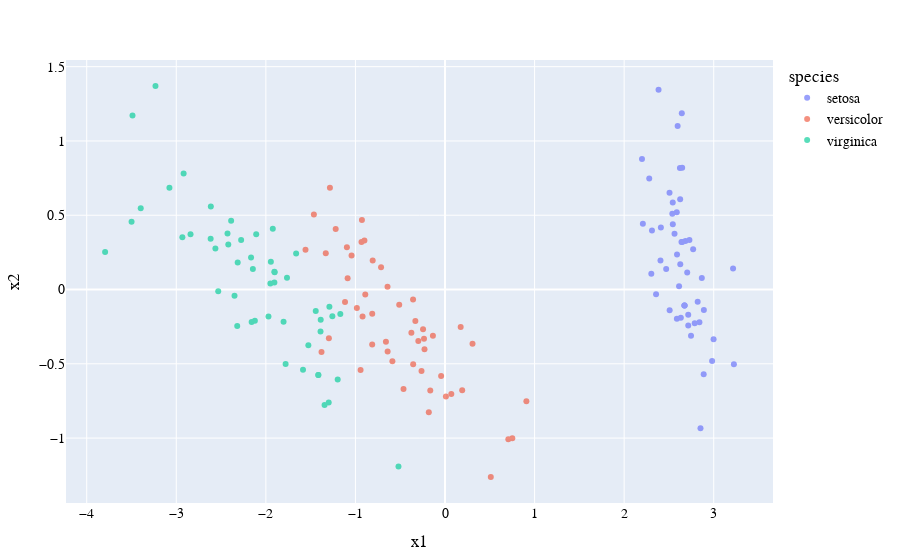

Notebook source saved alongside this figure:
### Markdown cell above
# 2D PCA Scatter Plot
Here, we use the `maxoutdim` to limit the max number of projected dimensions.
The data visualized is the iris dataset.

### Code cell
using PlotlyJS, MLJ
using DataFrames: DataFrame, insertcols!

PCA = @load PCA pkg="MultivariateStats" verbosity=0

function display_iris_2D_pca()
    df = DataFrame(dataset("iris"))
    axes = [:petal_length, :petal_width, :sepal_length, :sepal_width]
    X, = unpack(df, ∈(axes))
    coerce!(X, Any => Continuous)
    
    mach = machine(PCA(pratio=0.999,maxoutdim=2), X)
    fit!(mach)
    
    Xpca = transform(mach, X)
    insertcols!(Xpca, :species=>df[!,:species])
    
    axes_pca = Symbol.(filter!(∋('x'), names(Xpca)))
    
    layout = Layout(font=attr(family="Courier New", size=14, color="Black"))
    Plot(Xpca, layout; x=:x1, y=:x2, mode="markers", color=:species, kind="scatter", opacity=0.65)
end

display_iris_2D_pca()

### Figure 1 — Plotly figure (JSON) as saved in the notebook; plotly's stock layout.template omitted (floating-point values rounded to 4 significant figures)
{"data": [{"legendgroup": "setosa", "marker": {"color": "#636efa"}, "mode": "markers", "name": "setosa", "opacity": 0.65, "showlegend": true, "type": "scatter", "x": [2.684, 2.715, 2.89, 2.746, 2.729, 2.28, 2.821, 2.626, 2.888, 2.674, 2.507, 2.613, 2.787, 3.225, 2.644, 2.384, 2.623, 2.648, 2.199, 2.587, 2.311, 2.543, 3.216, 2.303, 2.356, 2.508, 2.469, 2.562, 2.64, 2.633, 2.588, 2.41, 2.648, 2.597, 2.674, 2.867, 2.625, 2.674, 2.982, 2.59, 2.77, 2.852, 2.998, 2.406, 2.209, 2.716, 2.538, 2.84, 2.543, 2.704], "xaxis": "x", "y": [0.3266, -0.1696, -0.1373, -0.3111, 0.3339, 0.7478, -0.0821, 0.1704, -0.5708, -0.1067, 0.6519, 0.02152, -0.2277, -0.5033, 1.186, 1.345, 0.8181, 0.3191, 0.8792, 0.5205, 0.3979, 0.44, 0.1416, 0.1055, -0.03121, -0.1391, 0.1379, 0.3747, 0.3193, -0.1901, -0.1974, 0.4181, 0.82, 1.1, -0.1067, 0.07719, 0.6068, -0.1067, -0.4803, 0.2361, 0.2711, -0.9329, -0.3343, 0.1959, 0.4427, -0.2427, 0.5104, -0.2206, 0.5863, 0.115], "yaxis": "y"}, {"legendgroup": "versicolor", "marker": {"color": "#EF553B"}, "mode": "markers", "name": "versicolor", "opacity": 0.65, "showlegend": true, "type": "scatter", "x": [-1.285, -0.9324, -1.464, -0.181, -1.087, -0.6404, -1.095, 0.7515, -1.043, 0.01019, 0.5111, -0.5111, -0.2623, -0.984, 0.1749, -0.9276, -0.6596, -0.2345, -0.9424, -0.04325, -1.116, -0.3568, -1.296, -0.9205, -0.714, -0.8996, -1.331, -1.557, -0.8125, 0.3073, 0.07034, 0.1919, -0.135, -1.379, -0.5873, -0.8072, -1.22, -0.8129, -0.2452, -0.1645, -0.463, -0.8902, -0.2289, 0.7071, -0.3555, -0.3311, -0.3752, -0.6417, 0.9085, -0.2978], "xaxis": "x", "y": [0.6854, 0.3192, 0.5042, -0.8256, 0.07539, -0.4173, 0.2839, -1.001, 0.229, -0.7206, -1.262, -0.1023, -0.5479, -0.1244, -0.2518, 0.4682, -0.352, -0.3319, -0.5418, -0.5815, -0.08421, -0.06682, -0.3276, -0.1824, 0.1504, 0.3296, 0.2447, 0.2674, -0.1623, -0.3651, -0.7025, -0.6775, -0.3117, -0.4212, -0.4833, 0.1951, 0.408, -0.3707, -0.2667, -0.6797, -0.6695, -0.03381, -0.4023, -1.008, -0.5032, -0.2112, -0.2916, 0.01907, -0.7516, -0.347], "yaxis": "y"}, {"legendgroup": "virginica", "marker": {"color": "#00cc96"}, "mode": "markers", "name": "virginica", "opacity": 0.65, "showlegend": true, "type": "scatter", "x": [-2.532, -1.414, -2.616, -1.971, -2.35, -3.397, -0.5194, -2.932, -2.32, -2.918, -1.662, -1.802, -2.165, -1.345, -1.585, -1.905, -1.949, -3.489, -3.795, -1.298, -2.428, -1.198, -3.499, -1.388, -2.276, -2.614, -1.258, -1.291, -2.123, -2.388, -2.841, -3.232, -2.159, -1.443, -1.78, -3.077, -2.145, -1.905, -1.169, -2.108, -2.314, -1.922, -1.414, -2.563, -2.419, -1.944, -1.526, -1.764, -1.902, -1.39], "xaxis": "x", "y": [-0.01184, -0.5749, 0.3419, -0.1811, -0.04188, 0.5472, -1.191, 0.3524, -0.2455, 0.7804, 0.242, -0.2162, 0.2153, -0.7764, -0.5393, 0.1188, 0.04073, 1.172, 0.2533, -0.761, 0.3768, -0.6056, 0.4568, -0.204, 0.3334, 0.5584, -0.1791, -0.1164, -0.2109, 0.4625, 0.3727, 1.371, -0.2183, -0.1438, -0.5015, 0.6858, 0.1389, 0.04805, -0.1645, 0.3715, 0.1826, 0.4093, -0.5749, 0.276, 0.3035, 0.1874, -0.375, 0.07852, 0.1159, -0.2829], "yaxis": "y"}], "layout": {"font": {"color": "Black", "family": "Courier New", "size": 14}, "legend": {"title": {"text": "species"}, "tracegroupgap": 0}, "margin": {"b": 50, "l": 50, "r": 50, "t": 60}, "xaxis": {"title": {"text": "x1"}}, "yaxis": {"title": {"text": "x2"}}}}
